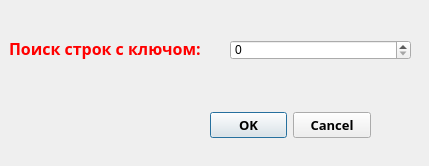
<?xml version="1.0" encoding="UTF-8"?>
<ui version="4.0">
 <class>Input2Nums</class>
 <widget class="QDialog" name="Input2Nums">
  <property name="geometry">
   <rect>
    <x>0</x>
    <y>0</y>
    <width>429</width>
    <height>166</height>
   </rect>
  </property>
  <property name="windowTitle">
   <string>Dialog</string>
  </property>
  <widget class="QDialogButtonBox" name="buttonBox">
   <property name="geometry">
    <rect>
     <x>210</x>
     <y>110</y>
     <width>161</width>
     <height>31</height>
    </rect>
   </property>
   <property name="font">
    <font>
     <family>Segoe Print</family>
     <pointsize>10</pointsize>
     <weight>75</weight>
     <bold>true</bold>
     <kerning>true</kerning>
    </font>
   </property>
   <property name="orientation">
    <enum>Qt::Horizontal</enum>
   </property>
   <property name="standardButtons">
    <set>QDialogButtonBox::Cancel|QDialogButtonBox::Ok</set>
   </property>
  </widget>
  <widget class="QLabel" name="num1Label">
   <property name="geometry">
    <rect>
     <x>9</x>
     <y>35</y>
     <width>196</width>
     <height>28</height>
    </rect>
   </property>
   <property name="font">
    <font>
     <family>Segoe Print</family>
     <pointsize>12</pointsize>
     <weight>75</weight>
     <italic>false</italic>
     <bold>true</bold>
    </font>
   </property>
   <property name="text">
    <string>&lt;font color=&quot;red&quot;&gt;Поиск строк с ключом:&lt;/font&gt;</string>
   </property>
  </widget>
  <widget class="QSpinBox" name="num1SpinBox">
   <property name="geometry">
    <rect>
     <x>230</x>
     <y>40</y>
     <width>181</width>
     <height>20</height>
    </rect>
   </property>
  </widget>
 </widget>
 <resources/>
 <connections>
  <connection>
   <sender>buttonBox</sender>
   <signal>accepted()</signal>
   <receiver>Input2Nums</receiver>
   <slot>accept()</slot>
   <hints>
    <hint type="sourcelabel">
     <x>248</x>
     <y>254</y>
    </hint>
    <hint type="destinationlabel">
     <x>157</x>
     <y>274</y>
    </hint>
   </hints>
  </connection>
  <connection>
   <sender>buttonBox</sender>
   <signal>rejected()</signal>
   <receiver>Input2Nums</receiver>
   <slot>reject()</slot>
   <hints>
    <hint type="sourcelabel">
     <x>316</x>
     <y>260</y>
    </hint>
    <hint type="destinationlabel">
     <x>286</x>
     <y>274</y>
    </hint>
   </hints>
  </connection>
 </connections>
</ui>
